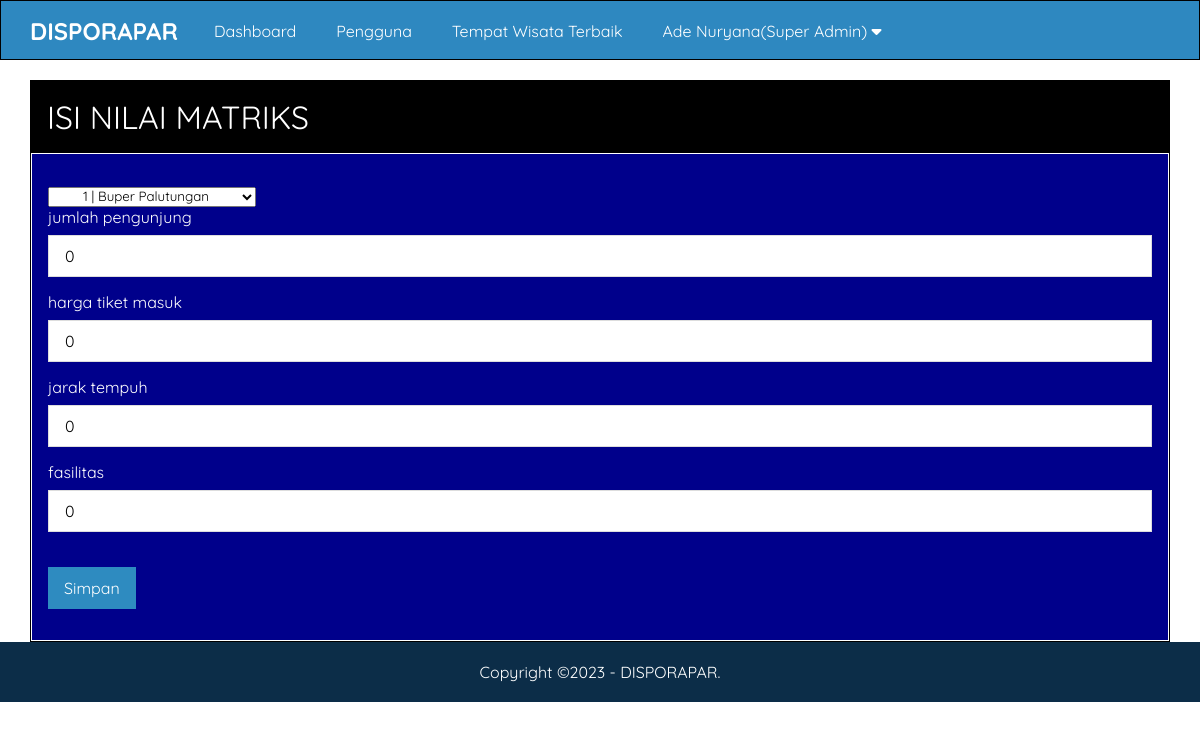
The app's page /admin/isi_nilai_matrik.php (signed in) with its own data.
### tables this page shows
CREATE TABLE `pengaturan` (
  `id_pengaturan` int(11) NOT NULL,
  `nama` varchar(50) NOT NULL,
  `email` varchar(50) NOT NULL,
  `telepon` varchar(20) NOT NULL,
  `alamat` text NOT NULL,
  `logo` varchar(50) NOT NULL,
  `favicon` varchar(50) NOT NULL,
  `tentang_kuningan` text NOT NULL,
  `foto_kuningan` varchar(50) NOT NULL,
  `google_maps` text NOT NULL,
  `foto_tentang_kuningan` varchar(50) NOT NULL,
  `kata_pembuka` text NOT NULL,
  `created_at` timestamp NOT NULL DEFAULT current_timestamp(),
  `updated_at` datetime DEFAULT NULL
);

CREATE TABLE `kriteria` (
  `id_kriteria` int(10) NOT NULL,
  `nama_kriteria` varchar(45) NOT NULL,
  `poin_kriteria` tinyint(1) NOT NULL,
  `bobot` double NOT NULL,
  `sifat` varchar(15) NOT NULL
);

### admin/isi_nilai_matrik.php (the view, shortened to what this page needs)
<?php include 'header.php' ?>
  <div class="content">
  	<div class="container">
  		<div class="box">
  			<div class="box-header">
  				ISI NILAI MATRIKS
  			</div>
  			<div class="box-body">
          <form method="POST" action="">
          <div class="col-lg-4">
                <select name="id_alt" class="form-control text-center">
                <?php
                $s=mysqli_query($conn,"select * from alternatif");
                while($q=mysqli_fetch_assoc($s)){
                ?>
                  <option value="<?php echo $q['id_alternatif'] ?>"><?php echo $q['id_alternatif']." | ".$q['nm_alternatif'] ?></option>
                <?php
                }
                ?>
                </select>
              </div>
              <?php
                $i=1;
                $alt=mysqli_query($conn,"select * from kriteria");
                while($dalt=mysqli_fetch_assoc($alt)){
                ?>
            <div class="form-group">
              <label><?php echo $dalt['nama_kriteria']; ?></label>
               <input type="text" name="nilai<?php echo $i; ?>" value="<?php echo $dalt['poin_kriteria']; ?>"class="input-control" required/><br>
            </div>
            <?php
                $i++;
                }
                ?>
            <br>
            <input type="submit" name="simpan" value="Simpan" class="btn btn-blue">
          </form>
  			</div>
  		</div>
  	</div>
<?php include'footer.php' ?>

### admin/header.php (shortened to what this page needs)
<?php
include '../koneksi.php';
$identitas = mysqli_query($conn,"SELECT * FROM pengaturan ORDER BY id_pengaturan DESC LIMIT 1");
$d = mysqli_fetch_object($identitas);
?>
<!DOCTYPE html>
<html>
<head>
	<link rel="stylesheet" type="text/css" href="../assets/css/style.css">
	<link rel="stylesheet" href="https://cdnjs.cloudflare.com/ajax/libs/font-awesome/6.1.1/css/all.min.css" />
</head>
<body class="bg-light">
 <div class="navbar">
 	<div class="container">
 		<h2 class="nav-brand float-left"><a href="index.php"><?= $d->nama ?></a></h2>
 		<ul class="nav-menu float-left">
 			<li><a href="index.php">Dashboard</a></li>
 			<?php if($_SESSION['ulevel'] == 'Super Admin'){ ?>
 				<li><a href="pengguna.php">Pengguna</a></li>
 				<li><a href="nilai_referensi.php">Tempat Wisata Terbaik</a></li>
 			<?php } ?>
 			<li>
 				<a href="index.php"><?= $_SESSION['uname']?>(<?= $_SESSION['ulevel']?>) <i class="fa fa-caret-down"></i></a>
 				</li> </ul>
 	</div>
  </div>

### admin/footer.php
 <div class="footer">
 	<div class="container text-center">
 		Copyright &copy;2023 - <?= $d->nama ?>.
 	</div>
 </div>
 </body>
</html>

### assets/css/style.css (style rules this page uses)
* { margin:0; padding:0; font-family: 'Quicksand', sans-serif; box-sizing: border-box; }
a { text-decoration: none; }
.float-left { float: left; }
.container { width: 1140px; margin: 0 auto; }
.container::after { content: ""; display: block; clear: both; }
.bg-light { background-image: url(../../uploads/identitas/Gunung_Ciremai_sfw2503.jpg); background-repeat: no-repeat; background-size: cover; }
.box { border: 1px solid; background-color: #fff; }
.box-header { padding: 16px; background-color: black; font-size: xx-large; color: white; }
.box-body { border: 1px solid; padding: 16px; background-color: darkblue; color: white; }
form { margin: 15px 0; }
.form-group { margin-bottom: 15px; }
.form-group label { display: block; margin-bottom: 8px; }
.form-group .input-control { padding: 10px 16px; width: 100%; font-size: 16px; border: 1px solid #ddd; }
.btn { border: 1px solid #ddd; padding: 10px 15px; font-size: 16px; }
.btn-blue { background-color: #2E8BC0; color: #fff; border: 1px solid #2E8BC0; }
.text-center { text-align: center !important ; }
.navbar { border: 1px solid; height: 60px; width: 100%; background-color: #2E88C0; position: fixed; top: 0; z-index: 1000; }
.navbar a { color: #fff; }
.nav-brand { padding: 15px 0; display: inline-block; margin-right: 16px; }
.nav-menu { display: flex; list-style: none; }
.nav-menu li a { padding: 20px; display: inline-block; }
.content { padding: 80px 0 30px 0; }
.footer { width: 100%; position: relative; padding: 20px 0; background-color: #0C2D48; color: #fff; }

### records on screen
pengaturan: nama "DISPORAPAR"
kriteria: nama_kriteria "jumlah pengunjung", poin_kriteria "0"
kriteria: nama_kriteria "harga tiket masuk", poin_kriteria "0"
kriteria: nama_kriteria "jarak tempuh", poin_kriteria "0"
kriteria: nama_kriteria "fasilitas", poin_kriteria "0"

### other values on screen
$_SESSION['uname'] "Ade Nuryana"
$_SESSION['ulevel'] "Super Admin"
form field id_alt "1 | Buper Palutungan"
